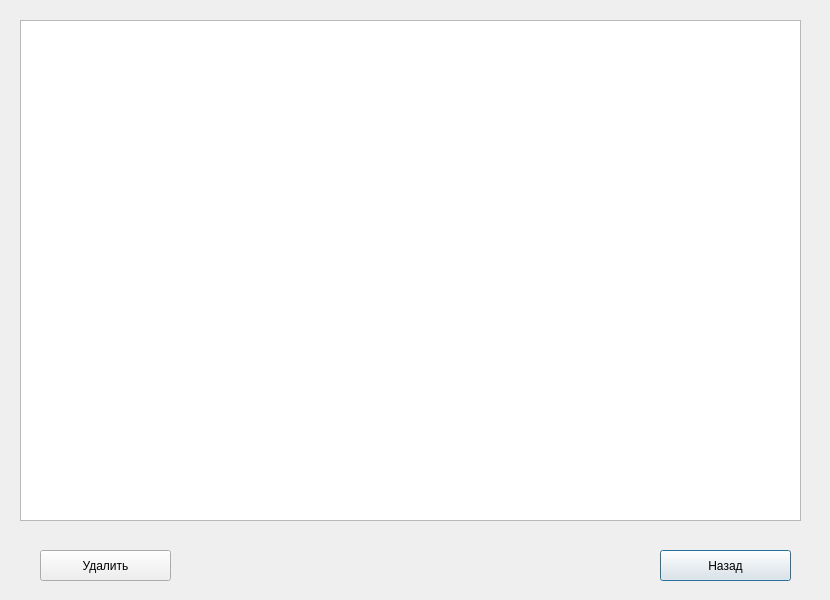
<?xml version="1.0" encoding="UTF-8"?>
<ui version="4.0">
 <class>UsersWindow</class>
 <widget class="QDialog" name="UsersWindow">
  <property name="geometry">
   <rect>
    <x>0</x>
    <y>0</y>
    <width>830</width>
    <height>600</height>
   </rect>
  </property>
  <property name="windowTitle">
   <string>Dialog</string>
  </property>
  <widget class="QTableView" name="tableView">
   <property name="geometry">
    <rect>
     <x>20</x>
     <y>20</y>
     <width>781</width>
     <height>501</height>
    </rect>
   </property>
  </widget>
  <widget class="QPushButton" name="backButton">
   <property name="geometry">
    <rect>
     <x>660</x>
     <y>550</y>
     <width>131</width>
     <height>31</height>
    </rect>
   </property>
   <property name="text">
    <string>Назад</string>
   </property>
  </widget>
  <widget class="QPushButton" name="delButton">
   <property name="geometry">
    <rect>
     <x>40</x>
     <y>550</y>
     <width>131</width>
     <height>31</height>
    </rect>
   </property>
   <property name="text">
    <string>Удалить</string>
   </property>
  </widget>
 </widget>
 <resources/>
 <connections/>
</ui>
